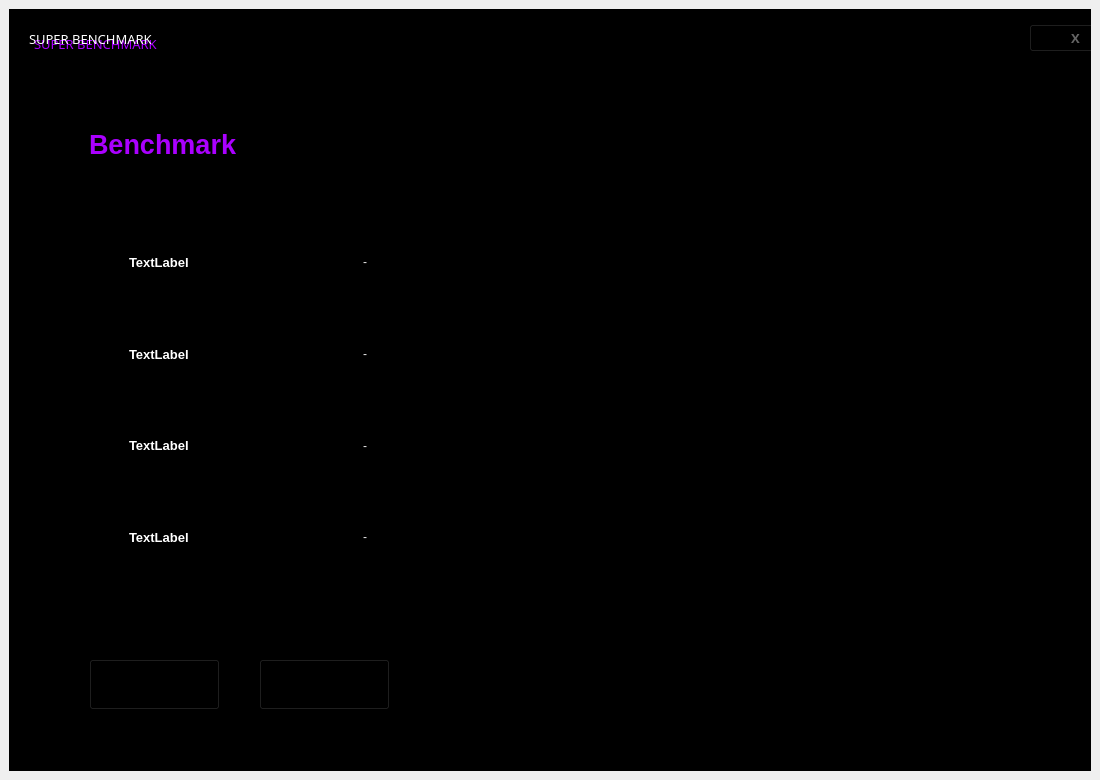
<?xml version="1.0" encoding="UTF-8"?>
<ui version="4.0">
 <class>MainWindow</class>
 <widget class="QMainWindow" name="MainWindow">
  <property name="geometry">
   <rect>
    <x>0</x>
    <y>0</y>
    <width>1100</width>
    <height>780</height>
   </rect>
  </property>
  <property name="windowTitle">
   <string>MainWindow</string>
  </property>
  <widget class="QWidget" name="centralwidget">
   <layout class="QVBoxLayout" name="verticalLayout">
    <item>
     <widget class="QFrame" name="frame">
      <property name="styleSheet">
       <string notr="true">background-color: rgb(0, 0, 0);</string>
      </property>
      <property name="frameShape">
       <enum>QFrame::StyledPanel</enum>
      </property>
      <property name="frameShadow">
       <enum>QFrame::Raised</enum>
      </property>
      <widget class="QLabel" name="label">
       <property name="geometry">
        <rect>
         <x>20</x>
         <y>0</y>
         <width>200</width>
         <height>60</height>
        </rect>
       </property>
       <property name="font">
        <font>
         <family>Segoe UI Black</family>
         <pointsize>10</pointsize>
        </font>
       </property>
       <property name="styleSheet">
        <string notr="true">color:rgb(255, 255, 255);
background-color: rgba(255, 255, 255, 0);</string>
       </property>
       <property name="text">
        <string>SUPER BENCHMARK</string>
       </property>
      </widget>
      <widget class="QLabel" name="label_2">
       <property name="geometry">
        <rect>
         <x>25</x>
         <y>5</y>
         <width>200</width>
         <height>60</height>
        </rect>
       </property>
       <property name="font">
        <font>
         <family>Segoe UI Black</family>
         <pointsize>10</pointsize>
        </font>
       </property>
       <property name="styleSheet">
        <string notr="true">color: #aa00ff;</string>
       </property>
       <property name="text">
        <string>SUPER BENCHMARK</string>
       </property>
      </widget>
      <widget class="QLabel" name="label_3">
       <property name="geometry">
        <rect>
         <x>400</x>
         <y>50</y>
         <width>750</width>
         <height>750</height>
        </rect>
       </property>
       <property name="text">
        <string/>
       </property>
       <property name="pixmap">
        <pixmap>assets/circleloop3.gif</pixmap>
       </property>
      </widget>
      <widget class="QPushButton" name="exitButton">
       <property name="geometry">
        <rect>
         <x>1020</x>
         <y>15</y>
         <width>93</width>
         <height>28</height>
        </rect>
       </property>
       <property name="font">
        <font>
         <family>Segoe UI Light</family>
         <pointsize>10</pointsize>
         <weight>75</weight>
         <bold>true</bold>
        </font>
       </property>
       <property name="styleSheet">
        <string notr="true">
QPushButton{color: rgba(255, 255, 255, 100);}
QPushButton:hover{
	
	color: rgb(39, 47, 226);
}</string>
       </property>
       <property name="text">
        <string>X</string>
       </property>
      </widget>
      <widget class="QPushButton" name="pushButton_2">
       <property name="geometry">
        <rect>
         <x>80</x>
         <y>650</y>
         <width>131</width>
         <height>51</height>
        </rect>
       </property>
       <property name="font">
        <font>
         <family>Segoe UI</family>
         <pointsize>9</pointsize>
         <weight>75</weight>
         <bold>true</bold>
         <underline>false</underline>
        </font>
       </property>
       <property name="styleSheet">
        <string notr="true">QPushButton{background-color: qlineargradient(spread:pad, x1:0, y1:0, x2:1, y2:0.414773, stop:0 #aa00ff, stop:1 #ff73d3);\n&quot;&quot;padding: 10px;
padding: 10px;
text-align: center;
border-style: none;
}
QPushButton:hover{
	background-color: qlineargradient(spread:pad, x1:0, y1:0, x2:1, y2:0.414773, stop:0 #ff73d3, stop:1 #aa00ff );
	margin-left:5px;
	margin-top:5px;
	font-size: 14px;
}</string>
       </property>
       <property name="text">
        <string>BACK</string>
       </property>
      </widget>
      <widget class="QPushButton" name="pushButton_3">
       <property name="geometry">
        <rect>
         <x>250</x>
         <y>650</y>
         <width>131</width>
         <height>51</height>
        </rect>
       </property>
       <property name="font">
        <font>
         <family>Segoe UI</family>
         <pointsize>9</pointsize>
         <weight>75</weight>
         <bold>true</bold>
         <underline>false</underline>
        </font>
       </property>
       <property name="styleSheet">
        <string notr="true">QPushButton{background-color: qlineargradient(spread:pad, x1:0, y1:0, x2:1, y2:0.414773, stop:0 #aa00ff, stop:1 #ff73d3);\n&quot;&quot;padding: 10px;
padding: 10px;
text-align: center;
border-style: none;
}
QPushButton:hover{
	background-color: qlineargradient(spread:pad, x1:0, y1:0, x2:1, y2:0.414773, stop:0 #ff73d3, stop:1 #aa00ff );
	margin-left:5px;
	margin-top:5px;
	font-size: 14px;
}</string>
       </property>
       <property name="text">
        <string>START</string>
       </property>
      </widget>
      <widget class="QLabel" name="label_15">
       <property name="geometry">
        <rect>
         <x>80</x>
         <y>105</y>
         <width>350</width>
         <height>60</height>
        </rect>
       </property>
       <property name="font">
        <font>
         <family>Segoe UI</family>
         <pointsize>20</pointsize>
         <weight>75</weight>
         <bold>true</bold>
        </font>
       </property>
       <property name="styleSheet">
        <string notr="true">
color: #aa00ff;</string>
       </property>
       <property name="text">
        <string>Benchmark</string>
       </property>
      </widget>
      <widget class="QFrame" name="frame_2">
       <property name="geometry">
        <rect>
         <x>70</x>
         <y>110</y>
         <width>641</width>
         <height>491</height>
        </rect>
       </property>
       <property name="styleSheet">
        <string notr="true">background-color: rgba(255, 255, 255, 0);</string>
       </property>
       <property name="frameShape">
        <enum>QFrame::StyledPanel</enum>
       </property>
       <property name="frameShadow">
        <enum>QFrame::Raised</enum>
       </property>
       <widget class="QWidget" name="gridLayoutWidget_2">
        <property name="geometry">
         <rect>
          <x>50</x>
          <y>100</y>
          <width>461</width>
          <height>361</height>
         </rect>
        </property>
        <layout class="QGridLayout" name="gridLayout_2" columnstretch="0,0">
         <item row="1" column="0">
          <widget class="QLabel" name="lbl_disk_benchmark">
           <property name="font">
            <font>
             <family>Segoe UI</family>
             <pointsize>10</pointsize>
             <weight>75</weight>
             <bold>true</bold>
            </font>
           </property>
           <property name="styleSheet">
            <string notr="true">color: rgb(255, 255, 255);
</string>
           </property>
           <property name="text">
            <string>TextLabel</string>
           </property>
          </widget>
         </item>
         <item row="3" column="0">
          <widget class="QLabel" name="lbl_total">
           <property name="font">
            <font>
             <family>Segoe UI</family>
             <pointsize>10</pointsize>
             <weight>75</weight>
             <bold>true</bold>
            </font>
           </property>
           <property name="styleSheet">
            <string notr="true">color: rgb(255, 255, 255);
</string>
           </property>
           <property name="text">
            <string>TextLabel</string>
           </property>
          </widget>
         </item>
         <item row="2" column="0">
          <widget class="QLabel" name="lbl_memory_benchmark">
           <property name="font">
            <font>
             <family>Segoe UI</family>
             <pointsize>10</pointsize>
             <weight>75</weight>
             <bold>true</bold>
            </font>
           </property>
           <property name="styleSheet">
            <string notr="true">color: rgb(255, 255, 255);
</string>
           </property>
           <property name="text">
            <string>TextLabel</string>
           </property>
          </widget>
         </item>
         <item row="0" column="1">
          <widget class="QLabel" name="cpu_benchmark_score">
           <property name="font">
            <font>
             <family>Segoe UI</family>
             <pointsize>9</pointsize>
            </font>
           </property>
           <property name="styleSheet">
            <string notr="true">color: rgb(232, 232, 232);</string>
           </property>
           <property name="text">
            <string>-</string>
           </property>
          </widget>
         </item>
         <item row="0" column="0">
          <widget class="QLabel" name="lbl_cpu_benchmark">
           <property name="font">
            <font>
             <family>Segoe UI</family>
             <pointsize>10</pointsize>
             <weight>75</weight>
             <bold>true</bold>
            </font>
           </property>
           <property name="styleSheet">
            <string notr="true">color: rgb(255, 255, 255);
</string>
           </property>
           <property name="text">
            <string>TextLabel</string>
           </property>
          </widget>
         </item>
         <item row="1" column="1">
          <widget class="QLabel" name="disk_benchmark_score">
           <property name="font">
            <font>
             <family>Segoe UI</family>
             <pointsize>9</pointsize>
            </font>
           </property>
           <property name="styleSheet">
            <string notr="true">color: rgb(232, 232, 232);</string>
           </property>
           <property name="text">
            <string>-</string>
           </property>
          </widget>
         </item>
         <item row="2" column="1">
          <widget class="QLabel" name="memory_benchmark_score">
           <property name="font">
            <font>
             <family>Segoe UI</family>
             <pointsize>9</pointsize>
            </font>
           </property>
           <property name="styleSheet">
            <string notr="true">color: rgb(232, 232, 232);</string>
           </property>
           <property name="text">
            <string>-</string>
           </property>
          </widget>
         </item>
         <item row="3" column="1">
          <widget class="QLabel" name="total_score">
           <property name="font">
            <font>
             <family>Segoe UI</family>
             <pointsize>9</pointsize>
            </font>
           </property>
           <property name="styleSheet">
            <string notr="true">color: rgb(232, 232, 232);</string>
           </property>
           <property name="text">
            <string>-</string>
           </property>
          </widget>
         </item>
        </layout>
       </widget>
      </widget>
      <zorder>label_3</zorder>
      <zorder>pushButton_3</zorder>
      <zorder>label_2</zorder>
      <zorder>label</zorder>
      <zorder>exitButton</zorder>
      <zorder>pushButton_2</zorder>
      <zorder>label_15</zorder>
      <zorder>frame_2</zorder>
     </widget>
    </item>
   </layout>
  </widget>
 </widget>
 <resources/>
 <connections/>
</ui>
